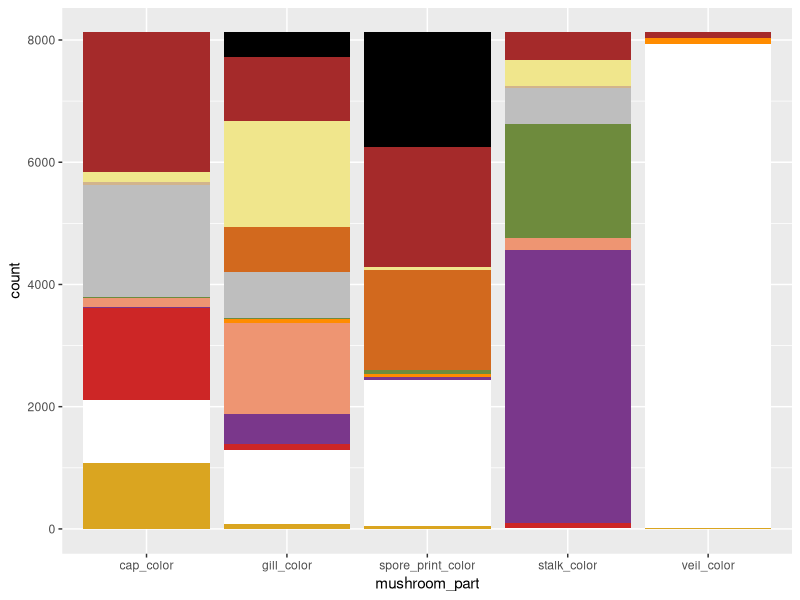
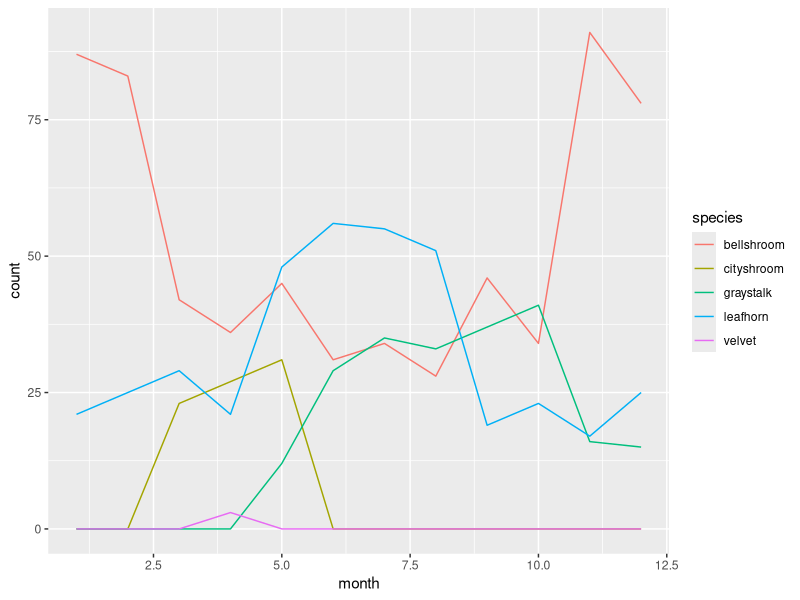

The R script that drew these images, in order: (Note: this script raises an error after producing the figures.)
## Byronie Richards
##u-572445

## Load packages ---------------------------------------------------------------
library(dplyr)
library(tidyr)
library(ggplot2)
library(caret)
library(stringr)
library(e1071)

## Load data -------------------------------------------------------------------
#dataDir <- "./input/"
mushrooms <- read.delim ("./mushrooms.txt", stringsAsFactors = FALSE)
edibility <- read.delim("./edibility.txt", stringsAsFactors = FALSE)
survey <- read.delim("./clean_survey.txt", stringsAsFactors = FALSE)

## Exercise 1 ------------------------------------------------------------------

habitat_number <- function(input_df, habitat) {
  count = length(input_df$habitat[input_df$habitat == habitat])
  return(count)
}

# habitat_number(mushrooms, "grasses")

answer1 <-habitat_number(mushrooms, "leaves")

## Exercise 2 ------------------------------------------------------------------
mushroom_whiteparts <- function(df) {
  df <- df %>% mutate(white_parts = rowSums(df[-1] == "white"))
  return(df)
}

# mushroom_whiteparts(mushrooms) %>% glimpse()
whitepart_mushrooms = mushroom_whiteparts(mushrooms)

answer2 <- whitepart_mushrooms

## Exercise 3 ------------------------------------------------------------------

get_edibility <- function(mdf, edf){
  df <- mdf %>% mutate(edibility = edf$edibility[match(species,edf$species)])
  return(df)
}

# get_edibility(mushrooms, edibility) %>% glimpse()
mushroom_edibility <- get_edibility(mushrooms, edibility)

answer3_a <- mushroom_edibility

get_allArea_species <- function(mdf, sdf){
  tdf <- sdf %>%
  filter_all(all_vars(. != 0))

  df <- mdf %>% 
  filter(species %in% tdf$species)
  return(df)
}

# get_allArea_species(mushrooms, survey) %>% glimpse()

answer3b <- get_allArea_species(mushrooms, survey)

## Exercise 4 ------------------------------------------------------------------

reshape_mushroom <- function(mdf){
  df <- mushrooms %>% gather(mushroom_part, color_of_part, cap_color, 
  gill_color, spore_print_color, stalk_color, veil_color)

  return(df)
}

reshape_mushroom(mushrooms) %>% glimpse()

answer4 <- reshape_mushroom(mushrooms)
ggplot(answer4, aes(x = mushroom_part, fill = color_of_part)) + geom_bar() +
scale_fill_manual(values = c("white" = "white", "yellow" = "goldenrod",
          "pink" = "lightsalmon2", "buff" = "khaki", "brown" = "brown",
          "gray" = "gray", "black" = "black", "green" = "darkolivegreen4",
          "purple" = "mediumorchid4", "red" = "firebrick3", "cinnamon" = "tan",
          "orange" = "darkorange", "chocolate" = "chocolate"), guide = FALSE)
## Exercise 5 ------------------------------------------------------------------
raw_survey <- read.delim("./raw_survey.txt", skip=4, stringsAsFactors = FALSE)

get_new_survey <- function(rdf){
  df <- rdf %>% rename(
    species=X, january=X.1, february=X.2, march=X.3, april=X.4, may=X.5,
    june=X.6, july=X.7, august=X.8, september=X.9, october=X.10, 
    november=X.11, december=X.12
  ) %>% mutate_at(vars(-species), as.numeric) %>% 
  mutate_all(replace_na, replace=0)

  return(df)
}

# get_new_survey(raw_survey) %>% glimpse()

answer5 <- get_new_survey(raw_survey)
## Exercise 6 ------------------------------------------------------------------
species_model <- train(
  species ~.,
  method = "knn",
  trControl = trainControl(method="cv", number=3),
  data=mushrooms
)

species_model

summary(species_model)

answer6 <- species_model

## Exercise 7 ------------------------------------------------------------------

fit_bruise_model <- function(mdf){
  df <- mdf %>%
  mutate(odor = odor, ref="none")

  set.seed(1) 
  bruises_model <- train(
  bruises ~ (cap_color + odor),
  method = "glm",
  data = df,
  trControl = trainControl(method = 'cv', number = 3),
  family = binomial(link = "logit")
  )

  return(bruises_model)

}

bruise_model <- fit_bruise_model(mushrooms)
summary(bruise_model)

answer7 <- bruise_model
## Exercise 8 ------------------------------------------------------------------
edibile_survey <- function(sdf, edf){
  df <- sdf %>% 
  mutate(edibility = edf$edibility[match(species,edf$species)]) %>%
  filter(edibility == "edible") %>%
  gather(month, count, january:december) %>% 
  mutate(month = paste(toupper(substring(month,1,1)),
  substring(month, 2,3), sep="")) %>%
  mutate(month = match(month, month.abb))
  
  return(df)
}

# edibile_survey(survey, edibility) %>% glimpse()

answer6 <- edibile_survey(survey, edibility)

ggplot(answer6, aes(x=month, y=count, 
group=species, color=species)) + geom_line()

## Exercise 9 ------------------------------------------------------------------
 new_mush <- function(mdf){
   df <- mushrooms %>%
   mutate_at(vars(contains('cap')), funs(paste(.,".cap", sep=""))) %>%
   mutate_at(vars(contains('gill')), funs(paste(.,".gills", sep=""))) %>%
   mutate_at(vars(contains('stalk')), funs(paste(.,".stalk", sep=""))) %>%
   mutate_all(toupper) %>%
   rename_all(toupper) %>%
   rename_all(funs(str_replace(., "_", ".")))

   return(df)
 }

 new_mush(mushrooms) %>% glimpse()

 answer9 <- new_mush(mushrooms)
## Exercise 10 ------------------------------------------------------------------
train_test_split <- function(df, P){
  set.seed(1)
  trn_index = createDataPartition(y = df$edibility, p = P, list = FALSE)
  trn_df = df[trn_index, ]
  tst_df = df[-trn_index, ]

  return(list("trn"=trn_df, "tst"=tst_df))
}

edible <- train_test_split(answer3_a,0.8)

fit_model <- function(data){
  set.seed(1)
  model <- train(
    edibility ~.,
    method = "knn",
    trControl = trainControl(
      method="cv", 
      number=5, 
      classProbs = TRUE, 
      summaryFunction = prSummary
    ),
    data = data,
    metric = "Recall"
  )

  return(model)

}

edible_model <- fit_model(edible$trn)

summary(edible_model)

model_predict <- function(model,data){
  set.seed(1)
  predictions <- predict(model, data)
  return(predictions)
}

predict_edible <- model_predict(edible_model, edible$tst)

generate_accuracy <- function(pred, data){
  accuracy <- sum(pred == data$edibility) /length(data$edibility)
  accuracy
}

generate_accuracy(predict_edible, edible$tst)

get_matrix <- function(data, pred){

  data$edibility <- factor(data$edibility)
  confM <- confusionMatrix(pred, data$edibility)
  return(confM)
}

edible_matrix <- get_matrix(edible$tst, predict_edible)

get_matrix_classes <- function(matrix){
  return(list(
    "precision" = edible_matrix$byClass["Precision"],
    "recall" = edible_matrix$byClass["Recall"]
  ))
}

answer10 <- get_matrix_classes(edible_matrix)